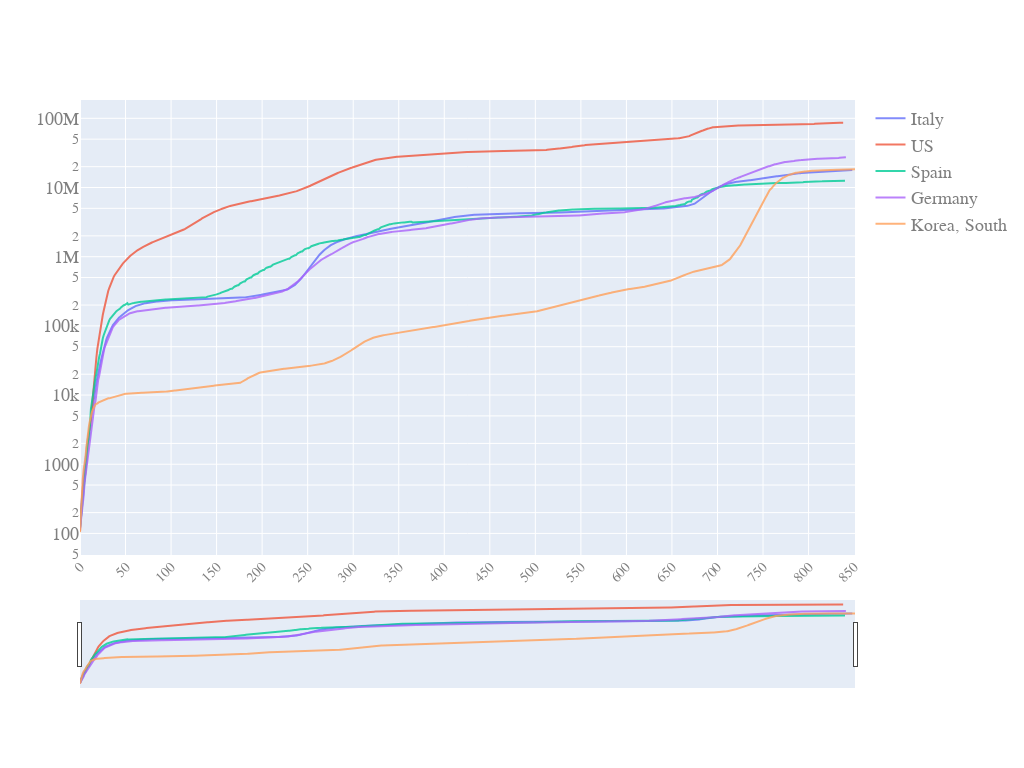

Notebook code cell kept with this figure:
### Code cell
quick_plot(df_analyse.date,
           df_analyse.iloc[:,3:-1],
           y_scale='log',
           slider=True)

### Figure 1 — Plotly figure (JSON) as saved in the notebook; plotly's stock layout.template omitted (floating-point values rounded to 4 significant figures; data arrays with more than 128 entries replaced by an {"elided": "..."} marker saying what was removed)
{"data": [{"name": "Italy", "opacity": 0.8, "type": "scatter", "x": {"elided": "852 int values"}, "y": {"elided": "852 int values"}}, {"name": "US", "opacity": 0.8, "type": "scatter", "x": {"elided": "852 int values"}, "y": {"elided": "852 int values"}}, {"name": "Spain", "opacity": 0.8, "type": "scatter", "x": {"elided": "852 int values"}, "y": {"elided": "852 int values"}}, {"name": "Germany", "opacity": 0.8, "type": "scatter", "x": {"elided": "852 int values"}, "y": {"elided": "852 int values"}}, {"name": "Korea, South", "opacity": 0.8, "type": "scatter", "x": {"elided": "852 int values"}, "y": {"elided": "852 int values"}}], "layout": {"autosize": true, "font": {"color": "#7f7f7f", "family": "PT Sans, monospace", "size": 18}, "height": 768, "width": 1024, "xaxis": {"nticks": 20, "rangeslider": {"visible": true}, "tickangle": -45, "tickfont": {"color": "#7f7f7f", "size": 14}}, "yaxis": {"type": "log"}}}
